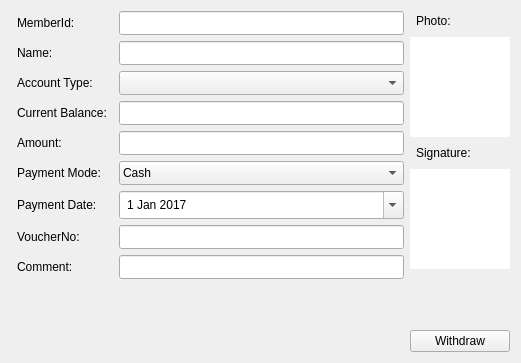
<?xml version="1.0" encoding="UTF-8"?>
<ui version="4.0">
 <class>Form</class>
 <widget class="QWidget" name="Form">
  <property name="geometry">
   <rect>
    <x>0</x>
    <y>0</y>
    <width>521</width>
    <height>363</height>
   </rect>
  </property>
  <property name="windowTitle">
   <string>Withdrawal Form</string>
  </property>
  <property name="styleSheet">
   <string notr="true">
padding:3px;

</string>
  </property>
  <layout class="QHBoxLayout" name="horizontalLayout_2">
   <item>
    <layout class="QHBoxLayout" name="horizontalLayout">
     <item>
      <layout class="QFormLayout" name="formLayout">
       <item row="0" column="0">
        <widget class="QLabel" name="label">
         <property name="text">
          <string>MemberId:</string>
         </property>
        </widget>
       </item>
       <item row="0" column="1">
        <widget class="QLineEdit" name="memberIdLineEdit"/>
       </item>
       <item row="1" column="0">
        <widget class="QLabel" name="label_3">
         <property name="text">
          <string>Name:</string>
         </property>
        </widget>
       </item>
       <item row="1" column="1">
        <widget class="QLineEdit" name="nameLineEdit">
         <property name="readOnly">
          <bool>true</bool>
         </property>
        </widget>
       </item>
       <item row="2" column="0">
        <widget class="QLabel" name="label_4">
         <property name="text">
          <string>Account Type:</string>
         </property>
        </widget>
       </item>
       <item row="2" column="1">
        <widget class="QComboBox" name="accountTypeComboBox"/>
       </item>
       <item row="3" column="0">
        <widget class="QLabel" name="label_5">
         <property name="text">
          <string>Current Balance:</string>
         </property>
        </widget>
       </item>
       <item row="3" column="1">
        <widget class="QLineEdit" name="currentBalanceLineEdit">
         <property name="readOnly">
          <bool>true</bool>
         </property>
        </widget>
       </item>
       <item row="4" column="1">
        <widget class="QLineEdit" name="amountLineEdit"/>
       </item>
       <item row="4" column="0">
        <widget class="QLabel" name="label_6">
         <property name="text">
          <string>Amount:</string>
         </property>
        </widget>
       </item>
       <item row="5" column="0">
        <widget class="QLabel" name="label_7">
         <property name="text">
          <string>Payment Mode:</string>
         </property>
        </widget>
       </item>
       <item row="5" column="1">
        <widget class="QComboBox" name="paymentModeComboBox">
         <item>
          <property name="text">
           <string>Cash</string>
          </property>
         </item>
         <item>
          <property name="text">
           <string>Check</string>
          </property>
         </item>
        </widget>
       </item>
       <item row="6" column="1">
        <widget class="QDateEdit" name="withdrawalDateEdit">
         <property name="calendarPopup">
          <bool>true</bool>
         </property>
         <property name="date">
          <date>
           <year>2017</year>
           <month>1</month>
           <day>1</day>
          </date>
         </property>
        </widget>
       </item>
       <item row="6" column="0">
        <widget class="QLabel" name="label_8">
         <property name="text">
          <string>Payment Date:</string>
         </property>
        </widget>
       </item>
       <item row="7" column="0">
        <widget class="QLabel" name="label_9">
         <property name="text">
          <string>VoucherNo:</string>
         </property>
        </widget>
       </item>
       <item row="7" column="1">
        <widget class="QLineEdit" name="voucherNoLineEdit"/>
       </item>
       <item row="8" column="0">
        <widget class="QLabel" name="label_2">
         <property name="text">
          <string>Comment:</string>
         </property>
        </widget>
       </item>
       <item row="8" column="1">
        <widget class="QLineEdit" name="commentLineEdit"/>
       </item>
      </layout>
     </item>
     <item>
      <layout class="QVBoxLayout" name="verticalLayout">
       <item>
        <widget class="QLabel" name="label_10">
         <property name="text">
          <string>Photo:</string>
         </property>
        </widget>
       </item>
       <item>
        <widget class="QLabel" name="photoLabel">
         <property name="minimumSize">
          <size>
           <width>100</width>
           <height>100</height>
          </size>
         </property>
         <property name="maximumSize">
          <size>
           <width>100</width>
           <height>100</height>
          </size>
         </property>
         <property name="styleSheet">
          <string notr="true">background-color:rgb(255, 255, 255);</string>
         </property>
         <property name="text">
          <string/>
         </property>
         <property name="textFormat">
          <enum>Qt::PlainText</enum>
         </property>
         <property name="scaledContents">
          <bool>true</bool>
         </property>
        </widget>
       </item>
       <item>
        <widget class="QLabel" name="label_11">
         <property name="text">
          <string>Signature:</string>
         </property>
        </widget>
       </item>
       <item>
        <widget class="QLabel" name="signatureLabel">
         <property name="minimumSize">
          <size>
           <width>100</width>
           <height>100</height>
          </size>
         </property>
         <property name="maximumSize">
          <size>
           <width>100</width>
           <height>100</height>
          </size>
         </property>
         <property name="styleSheet">
          <string notr="true">background-color:rgb(255, 255, 255)</string>
         </property>
         <property name="text">
          <string/>
         </property>
         <property name="scaledContents">
          <bool>true</bool>
         </property>
        </widget>
       </item>
       <item>
        <spacer name="verticalSpacer">
         <property name="orientation">
          <enum>Qt::Vertical</enum>
         </property>
         <property name="sizeHint" stdset="0">
          <size>
           <width>20</width>
           <height>40</height>
          </size>
         </property>
        </spacer>
       </item>
       <item>
        <widget class="QPushButton" name="withdrawalPushButton">
         <property name="text">
          <string>Withdraw</string>
         </property>
        </widget>
       </item>
      </layout>
     </item>
    </layout>
   </item>
  </layout>
 </widget>
 <resources/>
 <connections/>
</ui>
